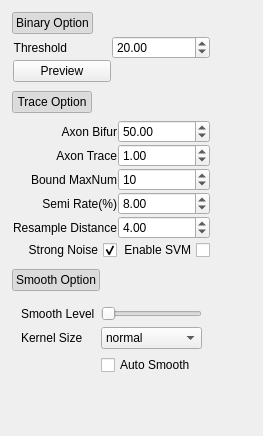
          <widget class="QWidget" name="tab_3">
           <attribute name="title">
            <string>Axon</string>
           </attribute>
           <layout class="QGridLayout" name="gridLayout_5">
            <item row="0" column="1">
             <spacer name="horizontalSpacer">
              <property name="orientation">
               <enum>Qt::Horizontal</enum>
              </property>
              <property name="sizeHint" stdset="0">
               <size>
                <width>40</width>
                <height>20</height>
               </size>
              </property>
             </spacer>
            </item>
            <item row="3" column="0">
             <spacer name="verticalSpacer_2">
              <property name="orientation">
               <enum>Qt::Vertical</enum>
              </property>
              <property name="sizeHint" stdset="0">
               <size>
                <width>20</width>
                <height>40</height>
               </size>
              </property>
             </spacer>
            </item>
            <item row="0" column="0">
             <widget class="QWidget" name="widget_17" native="true">
              <layout class="QGridLayout" name="gridLayout_22">
               <property name="leftMargin">
                <number>1</number>
               </property>
               <property name="topMargin">
                <number>1</number>
               </property>
               <property name="rightMargin">
                <number>1</number>
               </property>
               <property name="bottomMargin">
                <number>1</number>
               </property>
               <property name="spacing">
                <number>1</number>
               </property>
               <item row="0" column="0" alignment="Qt::AlignLeft">
                <widget class="QPushButton" name="pushButton_10">
                 <property name="text">
                  <string>Binary Option</string>
                 </property>
                 <property name="icon">
                  <iconset resource="../sparsetracer.qrc">
                   <normaloff>:/new/tracer/Resource/plus.png</normaloff>
                   <normalon>:/new/tracer/Resource/minus.png</normalon>:/new/tracer/Resource/plus.png</iconset>
                 </property>
                 <property name="checkable">
                  <bool>true</bool>
                 </property>
                 <property name="checked">
                  <bool>true</bool>
                 </property>
                 <property name="flat">
                  <bool>true</bool>
                 </property>
                </widget>
               </item>
               <item row="1" column="0">
                <widget class="QWidget" name="widget_18" native="true">
                 <layout class="QGridLayout" name="gridLayout_23">
                  <property name="leftMargin">
                   <number>1</number>
                  </property>
                  <property name="topMargin">
                   <number>1</number>
                  </property>
                  <property name="rightMargin">
                   <number>1</number>
                  </property>
                  <property name="bottomMargin">
                   <number>1</number>
                  </property>
                  <property name="spacing">
                   <number>1</number>
                  </property>
                  <item row="0" column="1">
                   <widget class="QDoubleSpinBox" name="axonThresholdSpinBox">
                    <property name="sizePolicy">
                     <sizepolicy hsizetype="Preferred" vsizetype="Preferred">
                      <horstretch>0</horstretch>
                      <verstretch>0</verstretch>
                     </sizepolicy>
                    </property>
                    <property name="maximum">
                     <double>9999.000000000000000</double>
                    </property>
                    <property name="value">
                     <double>20.000000000000000</double>
                    </property>
                   </widget>
                  </item>
                  <item row="0" column="0" alignment="Qt::AlignLeft">
                   <widget class="QLabel" name="ThresholdLabel_5">
                    <property name="sizePolicy">
                     <sizepolicy hsizetype="Preferred" vsizetype="Preferred">
                      <horstretch>0</horstretch>
                      <verstretch>0</verstretch>
                     </sizepolicy>
                    </property>
                    <property name="text">
                     <string>Threshold</string>
                    </property>
                    <property name="alignment">
                     <set>Qt::AlignRight|Qt::AlignTrailing|Qt::AlignVCenter</set>
                    </property>
                   </widget>
                  </item>
                  <item row="1" column="0">
                   <widget class="QPushButton" name="previewAxonBinaryButton">
                    <property name="text">
                     <string>Preview</string>
                    </property>
                    <property name="checkable">
                     <bool>true</bool>
                    </property>
                   </widget>
                  </item>
                 </layout>
                </widget>
               </item>
              </layout>
             </widget>
            </item>
            <item row="1" column="0">
             <widget class="QWidget" name="widget_6" native="true">
              <layout class="QGridLayout" name="gridLayout_3">
               <property name="leftMargin">
                <number>1</number>
               </property>
               <property name="topMargin">
                <number>1</number>
               </property>
               <property name="rightMargin">
                <number>1</number>
               </property>
               <property name="bottomMargin">
                <number>1</number>
               </property>
               <item row="0" column="0">
                <widget class="QPushButton" name="pushButton_3">
                 <property name="text">
                  <string>Trace Option</string>
                 </property>
                 <property name="icon">
                  <iconset resource="../sparsetracer.qrc">
                   <normaloff>:/new/tracer/Resource/plus.png</normaloff>
                   <normalon>:/new/tracer/Resource/minus.png</normalon>:/new/tracer/Resource/plus.png</iconset>
                 </property>
                 <property name="checkable">
                  <bool>true</bool>
                 </property>
                 <property name="checked">
                  <bool>true</bool>
                 </property>
                 <property name="flat">
                  <bool>true</bool>
                 </property>
                </widget>
               </item>
               <item row="0" column="1">
                <spacer name="horizontalSpacer_7">
                 <property name="orientation">
                  <enum>Qt::Horizontal</enum>
                 </property>
                 <property name="sizeHint" stdset="0">
                  <size>
                   <width>93</width>
                   <height>20</height>
                  </size>
                 </property>
                </spacer>
               </item>
               <item row="1" column="0" colspan="2">
                <widget class="QWidget" name="widget_5" native="true">
                 <layout class="QGridLayout" name="gridLayout_7">
                  <property name="leftMargin">
                   <number>1</number>
                  </property>
                  <property name="topMargin">
                   <number>1</number>
                  </property>
                  <property name="rightMargin">
                   <number>1</number>
                  </property>
                  <property name="bottomMargin">
                   <number>1</number>
                  </property>
                  <property name="spacing">
                   <number>1</number>
                  </property>
                  <item row="5" column="1">
                   <widget class="QDoubleSpinBox" name="axonTraceValueSpinBox">
                    <property name="sizePolicy">
                     <sizepolicy hsizetype="Preferred" vsizetype="Preferred">
                      <horstretch>0</horstretch>
                      <verstretch>0</verstretch>
                     </sizepolicy>
                    </property>
                    <property name="font">
                     <font>
                      <family>Arial</family>
                      <pointsize>9</pointsize>
                     </font>
                    </property>
                    <property name="maximum">
                     <double>99999999.000000000000000</double>
                    </property>
                    <property name="value">
                     <double>1.000000000000000</double>
                    </property>
                   </widget>
                  </item>
                  <item row="3" column="0">
                   <widget class="QLabel" name="diffuseValueLabel_2">
                    <property name="font">
                     <font>
                      <pointsize>9</pointsize>
                     </font>
                    </property>
                    <property name="text">
                     <string>Axon Bifur</string>
                    </property>
                    <property name="alignment">
                     <set>Qt::AlignRight|Qt::AlignTrailing|Qt::AlignVCenter</set>
                    </property>
                   </widget>
                  </item>
                  <item row="8" column="0">
                   <widget class="QLabel" name="label_13">
                    <property name="text">
                     <string>Semi Rate(%)</string>
                    </property>
                    <property name="alignment">
                     <set>Qt::AlignRight|Qt::AlignTrailing|Qt::AlignVCenter</set>
                    </property>
                   </widget>
                  </item>
                  <item row="7" column="0">
                   <widget class="QLabel" name="label_4">
                    <property name="font">
                     <font>
                      <pointsize>9</pointsize>
                     </font>
                    </property>
                    <property name="text">
                     <string>Bound MaxNum</string>
                    </property>
                    <property name="alignment">
                     <set>Qt::AlignRight|Qt::AlignTrailing|Qt::AlignVCenter</set>
                    </property>
                   </widget>
                  </item>
                  <item row="8" column="1">
                   <widget class="QDoubleSpinBox" name="axonSemiautoTraceTresholdSpinBox">
                    <property name="maximum">
                     <double>100.000000000000000</double>
                    </property>
                    <property name="value">
                     <double>8.000000000000000</double>
                    </property>
                   </widget>
                  </item>
                  <item row="7" column="1">
                   <widget class="QSpinBox" name="maxBoundNumSpinBox">
                    <property name="sizePolicy">
                     <sizepolicy hsizetype="Preferred" vsizetype="Preferred">
                      <horstretch>0</horstretch>
                      <verstretch>0</verstretch>
                     </sizepolicy>
                    </property>
                    <property name="value">
                     <number>10</number>
                    </property>
                   </widget>
                  </item>
                  <item row="3" column="1">
                   <widget class="QDoubleSpinBox" name="axonDiffuseValueSpinBox">
                    <property name="sizePolicy">
                     <sizepolicy hsizetype="Preferred" vsizetype="Preferred">
                      <horstretch>0</horstretch>
                      <verstretch>0</verstretch>
                     </sizepolicy>
                    </property>
                    <property name="maximum">
                     <double>99999.000000000000000</double>
                    </property>
                    <property name="value">
                     <double>50.000000000000000</double>
                    </property>
                   </widget>
                  </item>
                  <item row="10" column="0">
                   <widget class="QCheckBox" name="strongSignalCheckBox">
                    <property name="font">
                     <font>
                      <kerning>true</kerning>
                     </font>
                    </property>
                    <property name="layoutDirection">
                     <enum>Qt::RightToLeft</enum>
                    </property>
                    <property name="text">
                     <string>Strong Noise</string>
                    </property>
                    <property name="checked">
                     <bool>true</bool>
                    </property>
                    <property name="tristate">
                     <bool>false</bool>
                    </property>
                   </widget>
                  </item>
                  <item row="10" column="1">
                   <widget class="QCheckBox" name="enableSVMBox">
                    <property name="layoutDirection">
                     <enum>Qt::RightToLeft</enum>
                    </property>
                    <property name="text">
                     <string>Enable SVM</string>
                    </property>
                    <property name="checked">
                     <bool>false</bool>
                    </property>
                   </widget>
                  </item>
                  <item row="9" column="1">
                   <widget class="QDoubleSpinBox" name="axonSemiautoConnectResampleSpinBox">
                    <property name="minimum">
                     <double>1.000000000000000</double>
                    </property>
                    <property name="value">
                     <double>4.000000000000000</double>
                    </property>
                   </widget>
                  </item>
                  <item row="9" column="0">
                   <widget class="QLabel" name="label_14">
                    <property name="text">
                     <string>Resample Distance</string>
                    </property>
                    <property name="alignment">
                     <set>Qt::AlignRight|Qt::AlignTrailing|Qt::AlignVCenter</set>
                    </property>
                   </widget>
                  </item>
                  <item row="5" column="0">
                   <widget class="QLabel" name="label_2">
                    <property name="layoutDirection">
                     <enum>Qt::LeftToRight</enum>
                    </property>
                    <property name="text">
                     <string>Axon Trace</string>
                    </property>
                    <property name="alignment">
                     <set>Qt::AlignRight|Qt::AlignTrailing|Qt::AlignVCenter</set>
                    </property>
                   </widget>
                  </item>
                 </layout>
                </widget>
               </item>
              </layout>
             </widget>
            </item>
            <item row="2" column="0">
             <widget class="QWidget" name="widget_10" native="true">
              <layout class="QGridLayout" name="gridLayout_4">
               <property name="leftMargin">
                <number>1</number>
               </property>
               <property name="topMargin">
                <number>1</number>
               </property>
               <property name="rightMargin">
                <number>1</number>
               </property>
               <property name="bottomMargin">
                <number>1</number>
               </property>
               <item row="0" column="0">
                <widget class="QPushButton" name="pushButton_5">
                 <property name="sizePolicy">
                  <sizepolicy hsizetype="Preferred" vsizetype="Minimum">
                   <horstretch>0</horstretch>
                   <verstretch>0</verstretch>
                  </sizepolicy>
                 </property>
                 <property name="text">
                  <string>Smooth Option</string>
                 </property>
                 <property name="icon">
                  <iconset resource="../sparsetracer.qrc">
                   <normaloff>:/new/tracer/Resource/plus.png</normaloff>
                   <normalon>:/new/tracer/Resource/minus.png</normalon>:/new/tracer/Resource/plus.png</iconset>
                 </property>
                 <property name="checkable">
                  <bool>true</bool>
                 </property>
                 <property name="checked">
                  <bool>true</bool>
                 </property>
                 <property name="flat">
                  <bool>true</bool>
                 </property>
                </widget>
               </item>
               <item row="0" column="1">
                <spacer name="horizontalSpacer_8">
                 <property name="orientation">
                  <enum>Qt::Horizontal</enum>
                 </property>
                 <property name="sizeHint" stdset="0">
                  <size>
                   <width>87</width>
                   <height>20</height>
                  </size>
                 </property>
                </spacer>
               </item>
               <item row="1" column="0" colspan="2">
                <widget class="QWidget" name="widget_13" native="true">
                 <layout class="QGridLayout" name="gridLayout_8">
                  <item row="0" column="0">
                   <widget class="QLabel" name="lowMapLabel_3">
                    <property name="text">
                     <string>Smooth Level</string>
                    </property>
                   </widget>
                  </item>
                  <item row="1" column="0">
                   <widget class="QLabel" name="lowMapLabel_4">
                    <property name="text">
                     <string>Kernel Size</string>
                    </property>
                   </widget>
                  </item>
                  <item row="1" column="1">
                   <widget class="QComboBox" name="KernelCombox">
                    <item>
                     <property name="text">
                      <string>normal</string>
                     </property>
                    </item>
                    <item>
                     <property name="text">
                      <string>large</string>
                     </property>
                    </item>
                    <item>
                     <property name="text">
                      <string>small</string>
                     </property>
                    </item>
                   </widget>
                  </item>
                  <item row="2" column="1">
                   <widget class="QCheckBox" name="autoSmoothCheckBox">
                    <property name="text">
                     <string>Auto Smooth</string>
                    </property>
                   </widget>
                  </item>
                  <item row="0" column="1">
                   <widget class="QSlider" name="SmoothSlider">
                    <property name="orientation">
                     <enum>Qt::Horizontal</enum>
                    </property>
                   </widget>
                  </item>
                 </layout>
                </widget>
               </item>
              </layout>
             </widget>
            </item>
           </layout>
          </widget>
